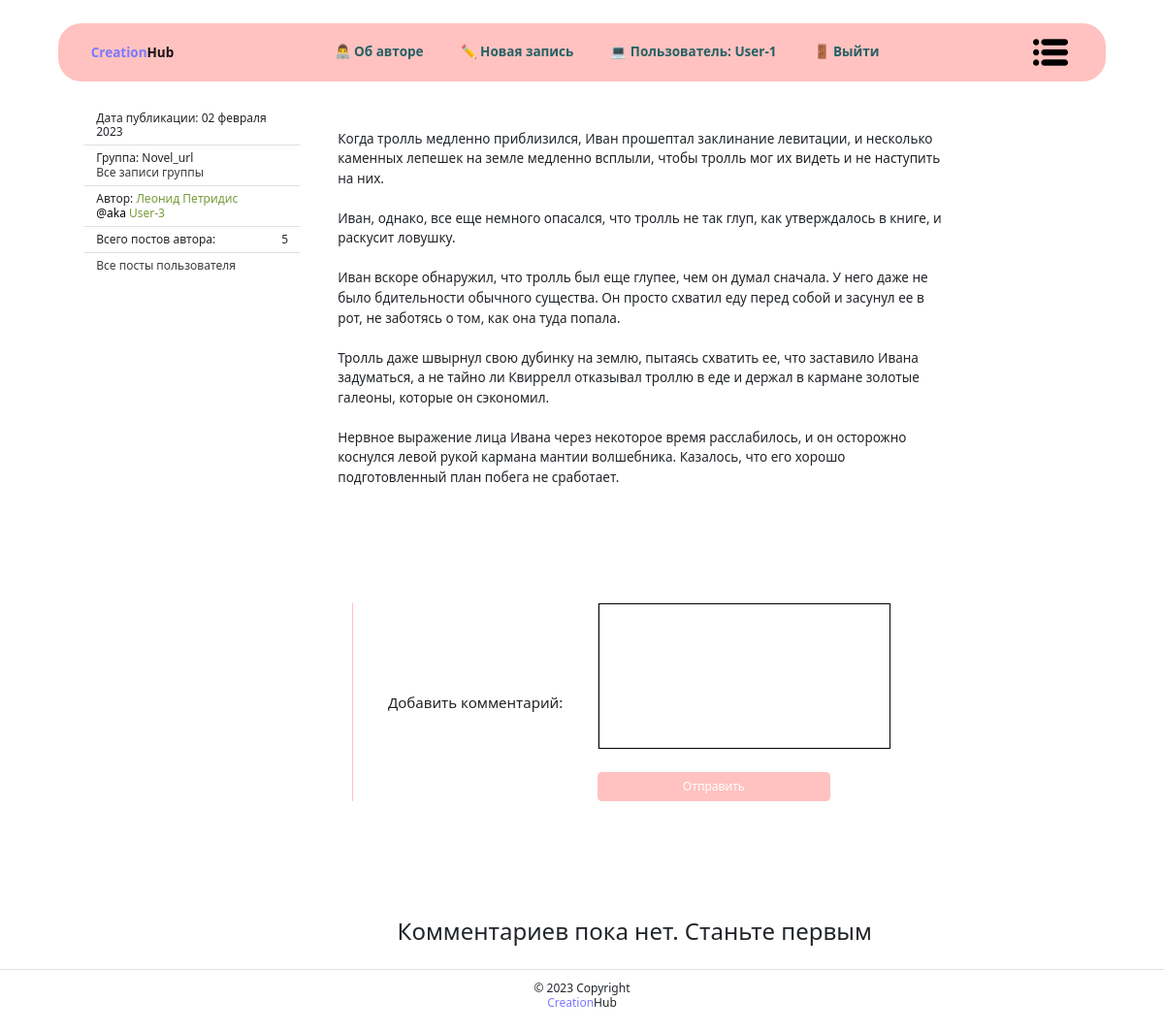
/posts/55/ (signed in), run on the app's committed database.
### posts/models.py (models this page shows, shortened)
class Post(CreatedModel):
    text = models.TextField(
        verbose_name='Текст вашего поста'
    )
    group = models.ForeignKey(
        Group,
        blank=True,
        null=True,
        on_delete=models.SET_NULL,
        related_name='posts',
        verbose_name='select',
        help_text='Выберите группу или оставьте пустым',
    )
    author = models.ForeignKey(
        User,
        on_delete=models.CASCADE,
        related_name='posts',
        verbose_name='Автор поста',
    )
    @property
    def amount_author_post(self):
        return self.author.posts.all().count()
    class Meta:
        ordering = ('-created',)

class Group(models.Model):
    title = models.CharField(
        max_length=200,
        verbose_name='Название группы',
    )
    slug = models.SlugField(
        unique=True,
        max_length=20,
        verbose_name='URL адреса группы'
    )
    description = models.TextField(
        verbose_name='Описание группы',
    )

### posts/views.py (the view)
# urls.py: path('posts/<int:post_id>/', views.post_detail, name='post_detail'),
def post_detail(request, post_id):
    post = get_object_or_404(Post, id=post_id)
    form = CommentForm(request.POST or None)
    comments = post.comments.all()
    post_amount = post.amount_author_post
    context = {
        'post': post,
        'form': form,
        'post_amount': post_amount,
        'comments': comments
    }
    return render(request, 'posts/post_details.html', context)

### posts/forms.py
class CommentForm(ModelForm):
    class Meta:
        model = Comment
        fields = (
            'text',
        )

### core/context_processors/year.py (called while the page is built)
def year(request):
    return {
        'year': timezone.now().year
    }

### templates/posts/post_details.html (shortened to what this page needs)
{% extends "base.html" %}
    {% block content %}
    <section id="info">
      {% if user.is_authenticated %}
        <div class="row post__info">
          <aside class="col-12 col-md-3 ">
            <ul class="list-group list-group-flush info__blocks">
              <li class="list-group-item">
                Дата публикации: {{ post.created|date:"d E Y" }}
              </li>
              {% if post.group %}
                <li class="list-group-item">
                  Группа: {{post.group.slug}}<br>
                  <a href="{% url 'posts:group_list' post.group.slug %}" class="posts__data">Все записи группы</a>
                </li>
              {% endif %}
              <li class="list-group-item">
                Автор: <a href="{% url 'posts:profile' post.author %}" class="posts_author"> {{ post.author.get_full_name }} <br>
                  <span>@aka</span> {{post.author}}</a>
              </li>
              <li class="list-group-item d-flex justify-content-between align-items-center">
                Всего постов автора: <span >{{ post_amount }}</span>
              </li>
              <li class="list-group-item">
                <a href="{% url 'posts:profile' post.author  %}">
                  Все посты пользователя
                </a>
              </li>
            </ul>
          </aside>
          <article class="col-12 col-md-9 info__content">
            <p  class="posts__text">
              {{ post.text|linebreaksbr }}
            </p>
                  {% if user.is_authenticated %}
            <section id="form__comment">
                <div class="comment__card">
                  <h5 class="card-header">Добавить комментарий:</h5>
                  <div class="card-wrapper">
                    <form method="post" action="{% url 'posts:add_comment' post.id %}" class="form-post">
                      <div class="form-group">
                        {{ form.text }}
                      </div>
                      <button type="submit" class="btn btn-primary">Отправить</button>
                    </form>
                  </div>
                </div>
            </section>
        {% endif %}
              {% if comments %}
                  <h2 class="comment_header">Комментарии</h2>
                  {% for comment in comments %}
                      <section id="comment">
                            <div class="posts_container">
                                <ul class="posts__data posts__ul">
                                  <li>
                                    Автор: <a href="{% url 'posts:profile' comment.author_comment %}">{{ comment.author.get_full_name }} @aka {{comment.author_comment}}</a>
                                  </li>
                                  <li class="posts__li">
                                    <span class="post_article">Дата публикации:</span> {{ comment.created|date:"d E Y" }}
                                  </li>
                                </ul>
                            <p class="posts__text">{{ comment.text|linebreaksbr }}</p>
                            {% if comment.author == user or user.is_superuser %}
                            <div class="del_but_div">
                              <a class="" href="{% url 'posts:delete_comment' post.id comment.id %}">
                                <div class="del_but">
                                Удалить
                                </div>
                              </a>
                            </div>
                            {% endif %}
                            </div>
                      </section>
                  {% endfor %}
                  {% else %}
                      <h2 class="comment_header"> Комментариев  пока нет. {% if user.is_authenticated %} Станьте первым {% endif %} </h2>
              {% endif %}
          </article>
        </div>
        {% endif %}
    </section>
{% endblock %}

### templates/includes/header.html (shortened to what this page needs)
{% load static %}
<header id="header">
    <div class="header__container">
      <nav class=" header__nav navbar  navbar-light" >
          <a class="navbar-brand header__link " href="{% url 'posts:index' %}">
            <p class="header__logo">
              <span style="color:rgb(125, 120, 255)">Creation</span>Hub
            </p>
          </a>
          <div class="nav__wrapper">
            <a href="{% url 'about:author' %}" class='nav__text' >
              👨‍💻 Об авторе
            </a>
            {% if user.is_authenticated %}
            <a class="nav__text" href="{% url 'posts:create' %}">
              ✏️ Новая запись
            </a>
            <a href="{% url 'posts:profile' user.username %}" class="nav__text">
              💻 Пользователь: <span>{{ user.username }}</span>
            </a>
            <a class="" href="{% url 'users:logout' %}" class="nav__text">
              🚪 Выйти
            </a>
          {% endif %}
          </div>
          <div class="header__btn header__link ">
            <img src="{% static 'img/free-icon-menu-561184.png' %}" class=" header__list-btn">
      </div>
      </nav>
    </div>
</header>

### static/css/custom_style/style.css (style rules this page uses)
ul, ol { list-style: none; padding: 0; }
a:not([class]) { -webkit-text-decoration-skip: ink; text-decoration-skip-ink: auto; }
input, button, textarea, select { font: inherit; }
html { font-size: 1vw; overflow-x: hidden; -webkit-text-size-adjust: 100%; min-height: 120vh; }
body { min-height: 100vh; min-width: 33.6vw; text-rendering: optimizeSpeed; line-height: 1.2; -webkit-font-smoothing: antialiased; scroll-behavior: smooth; overflow-x: hidden; }
a { text-decoration: none; color: #3B3B40; cursor: pointer; }
h1, h2, h3, h4, h5, h6 { margin: 0; padding: 0; }
section { margin-top: 2.05vw; margin-left:2.4375vw ; }
header { display: flex; justify-content: center; margin-top: 2vw; width: 100%; }
.header__container { display: flex; justify-content: center; background-color: #FFC2C0 ; width:90% ; border-radius: 2vw 2vw 2vw 2vw; }
.nav__wrapper>a { color: #266164; }
.header__nav { display: flex; width:95% ; flex-direction: row; }
.navbar-brand { display: flex; flex-direction: row; align-items: flex-end; width: 8.25vw; height: 4vw; justify-content: space-around; position: static; }
.header__list-btn { width: 3vw; height: 3vw; }
.header__btn { width: 5vw; height: 4vw; display: flex; justify-content: center; align-items: center; }
.header__logo { font-style: normal; font-weight: bold; font-size: 1.125vw; line-height: 1.3125vw; display: flex; align-items: center; }
.header__logo>span { color: #C10000; }
.posts__text { margin-left: 1.75vw; font-style: normal; font-weight: normal; font-size: 1.125vw; line-height: 1.7125vw; display: flex; align-items: center; }
.header__link { -webkit-transition: 0.5s ease; border-radius: 2vw 2vw 2vw 2vw; }
.nav__wrapper { width: 60%; display: flex; justify-content: space-around; font-style: normal; font-weight: bold; font-size: 1.125vw; line-height: 1.3125vw; align-items: center; border-radius: 2vw; height: 2vw; max-width: 50vw; }
.post__info { max-width: 80vw; }
.form-group { display: flex; margin-bottom: 2vw; text-align: center; align-items: center; border-left: 0.15vw solid rgb(255, 194, 192); }
textarea { border: 1px solid black; resize: none; }
#info { width: 90%; justify-content: center; }
.post__info { display: flex; justify-content: center; }
.info__content { width: 70%; margin-top: 2vw; }
.btn { background:#FFC2C0; border: none; width: 20vw; height: 2.5vw; }
#form__comment { display: flex; align-items: center; width: 86%; margin: 10vw 0; }
.comment__card { width: 70vw; display: flex; align-items: center; border-left: 0.15vw solid rgb(255, 194, 192); margin-left: 3vw; }
.card-header { width: 30%; text-align: center; }
.card-wrapper { display: flex; width: 30%; }
.form-post { display: flex; flex-direction: column; justify-content: flex-start; width: 70vw; }
.comment_header { text-align: center; margin-top: 2vw; }
.posts_author { color: #799A3A; }
.posts_author>span { color: black; }
.comment_header { margin-bottom: 2vw; }

### data on the page
Post: created "02 февраля 2023", group.slug "Novel_url", author.get_full_name "Леонид Петридис", author "User-3", text "Когда тролль медленно приблизился, Иван прошептал заклинание левитации, и несколько каменных лепешек на земле медленно всплыли, чтобы тролль мог их видеть и не наступить на них. Иван, однако, все еще немного опасался, что тролль не так глуп, как утверждалось в книге, и раскусит ловушку. Иван вскоре обнаружил, что тролль был еще глупее, чем он думал сначала. У него даже не было бдительности обычного существа. Он просто схватил еду перед собой и засунул ее в рот, не заботясь о том, как она туда попала. Тролль даже швырнул свою дубинку на землю, пытаясь схватить ее, что заставило Ивана задуматься, а не тайно ли Квиррелл отказывал троллю в еде и держал в кармане золотые галеоны, которые он…"

### other printed values
{{ user.username }} "User-1"
{{ post_amount }} "5"
